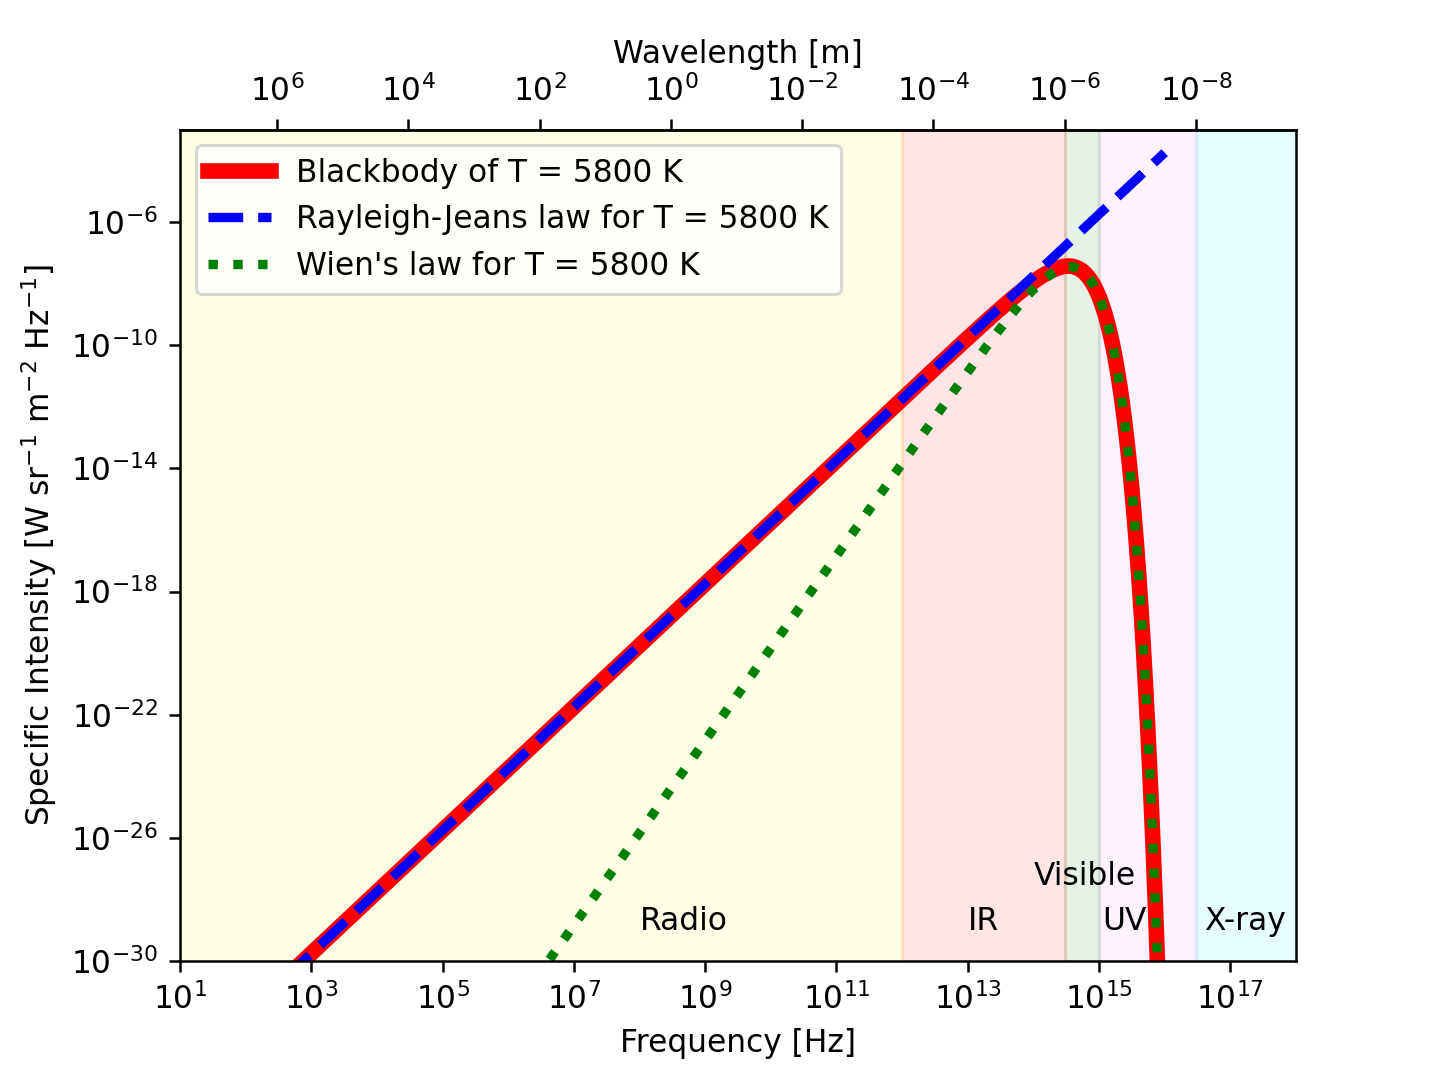

Recreate this plot in Python.
#!/usr/pkg/bin/python3.9

#
# Time-stamp: <2022/11/13 18:43:56 (CST) daisuke>
#

# importing numpy module
import numpy

# importing scipy module
import scipy.constants

# importing matplotlib module
import matplotlib.figure
import matplotlib.backends.backend_agg

# output file name
file_output = 'ai202209_s09_00_16.png'

#
# function to calculate blackbody curve
#
def bb_nu (frequency, T):
    # speed of light
    c = scipy.constants.physical_constants['speed of light in vacuum']

    # Planck constant
    h = scipy.constants.physical_constants['Planck constant']

    # Boltzmann constant
    k = scipy.constants.physical_constants['Boltzmann constant']

    # calculation of Planck function
    blackbody = 2.0 * h[0] * frequency**3 / c[0]**2 \
        / (numpy.exp (h[0] * frequency / (k[0] * T) ) - 1.0 )

    # returning blackbody curve
    return (blackbody)

# function to calculate Rayleigh-Jeans law
def rj_nu (frequency, T):
    # speed of light
    c = scipy.constants.physical_constants['speed of light in vacuum']

    # Boltzmann constant
    k = scipy.constants.physical_constants['Boltzmann constant']

    # calculation of Rayleigh-Jeans law
    blackbody = 2.0 * frequency**2 * k[0] * T / c[0]**2

    # returning blackbody curve by Rayleigh-Jeans law
    return (blackbody)

# function to calculate Wien's law
def wi_nu (frequency, T):
    # speed of light
    c = scipy.constants.physical_constants['speed of light in vacuum']

    # Planck constant
    h = scipy.constants.physical_constants['Planck constant']

    # Boltzmann constant
    k = scipy.constants.physical_constants['Boltzmann constant']

    # calculation of Wien's law
    blackbody = 2.0 * h[0] * frequency**3 / c[0]**2 \
        * numpy.exp (-h[0] * frequency / (k[0] * T) )

    # returning blackbody curve by Wien's law
    return (blackbody)

# temperature of blackbody
T = 5800.0

# printing temperature of blackbody
print (f'Temperature:')
print (f'  T = {T} K')

# range of frequency (from 10**0 Hz to 10**16 Hz)
frequency_min = 0.0
frequency_max = 16.0

# frequency in Hz
frequency = numpy.logspace (frequency_min, frequency_max, num=16001)

# T = 5800 K blackbody spectrum
bb_5800 = bb_nu (frequency, T)
rj_5800 = rj_nu (frequency, T)
wi_5800 = wi_nu (frequency, T)

# printing Planck function
print (f'Frequency:')
print (f'{frequency}')
print (f'Planck function:')
print (f'{bb_5800}')
print (f'Rayleigh-Jeans law:')
print (f'{rj_5800}')
print (f'Wien\'s law:')
print (f'{wi_5800}')

# making objects "fig", "canvas", and "ax"
fig    = matplotlib.figure.Figure ()
canvas = matplotlib.backends.backend_agg.FigureCanvasAgg (fig)
ax     = fig.add_subplot (111)

# labels
ax.set_xlabel ('Frequency [Hz]')
ax.set_ylabel ('Specific Intensity [W sr$^{-1}$ m$^{-2}$ Hz$^{-1}$]')

# axes
ax.set_xscale ('log')
ax.set_yscale ('log')
ax.set_xlim (10**1, 10**18)
ax.set_ylim (10**-30, 10**-3)

# make secondary X-axis
c   = scipy.constants.physical_constants['speed of light in vacuum'][0]
ax2 = ax.secondary_xaxis (location='top', \
                          functions=(lambda x: c/x, lambda x: c/x) )
ax2.set_xlabel ('Wavelength [m]')

# showing X-ray region
ax.fill_between ([3*10**16, 10**18], 10**-30, 10**-3, \
                 color='cyan', alpha=0.1)
ax.text (x=4*10**16, y=10**-29, s='X-ray')

# showing UV region
ax.fill_between ([10**15, 3*10**16], 10**-30, 10**-3, \
                 color='violet', alpha=0.1)
ax.text (x=1.1*10**15, y=10**-29, s='UV')

# showing visible region
ax.fill_between ([3*10**14, 10**15], 10**-30, 10**-3, \
                 color='green', alpha=0.1)
ax.text (x=10**14, y=3*10**-28, s='Visible')

# showing IR region
ax.fill_between ([10**12, 3*10**14], 10**-30, 10**-3, \
                 color='red', alpha=0.1)
ax.text (x=10**13, y=10**-29, s='IR')

# showing radio region
ax.fill_between ([10**0, 10**12], 10**-30, 10**-3, color='yellow', alpha=0.1)
ax.text (x=10**8, y=10**-29, s='Radio')

# plotting data
ax.plot (frequency, bb_5800, linestyle='-', color='r', \
         linewidth=5, label='Blackbody of T = 5800 K')
ax.plot (frequency, rj_5800, linestyle='--', color='b', \
         linewidth=3, label='Rayleigh-Jeans law for T = 5800 K')
ax.plot (frequency, wi_5800, linestyle=':', color='g', \
         linewidth=3, label='Wien\'s law for T = 5800 K')
ax.legend ()

# saving the plot into a file
fig.savefig (file_output, dpi=225)
